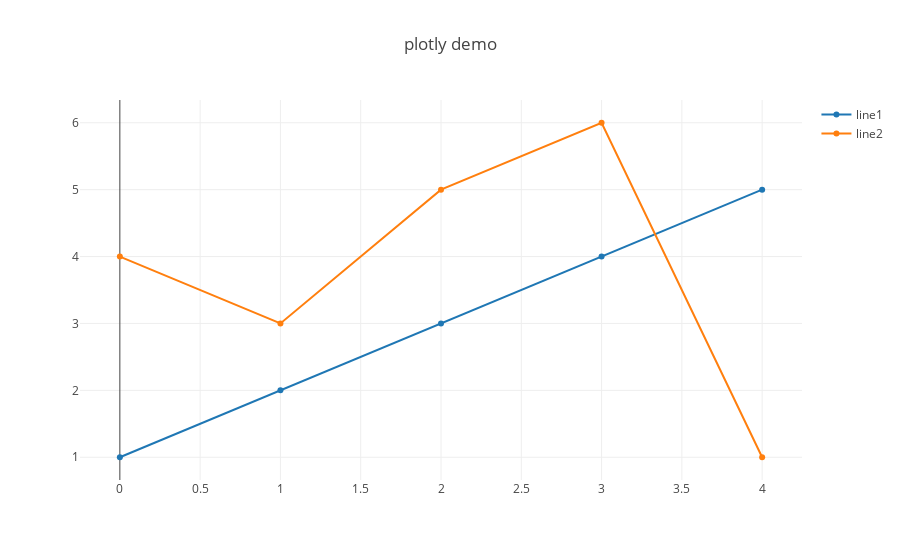

This figure's notebook cell:
### Markdown cell above
### Render

As we use JupyterLab to analysis the data, we provide the [`plotyly`](https://plotly.com/javascript/) interface to draw the graphs.

You can access plotly function like `openDigger.render.plotly(data, config)`;

As for drawing table, you can directly use `console.table` of Node.js.

### Code cell
openDigger.render.plotly([{y: [1,2,3,4,5],name: 'line1'}, {y: [4,3,5,6,1],name: 'line2'}], {title: 'plotly demo'});
console.table([{name: 'John', score:2.4}, {name: 'Lily',score: 3.2}]);

### Figure 1 — Plotly figure (JSON) as saved in the notebook; plotly's stock layout.template omitted (floating-point values rounded to 4 significant figures)
{"data": [{"name": "line1", "y": [1, 2, 3, 4, 5]}, {"name": "line2", "y": [4, 3, 5, 6, 1]}], "layout": {"autosize": true, "title": {"text": "plotly demo"}, "xaxis": {"autorange": true, "range": [-0.2381, 4.238]}, "yaxis": {"autorange": true, "range": [0.5874, 6.413], "type": "linear"}}}
